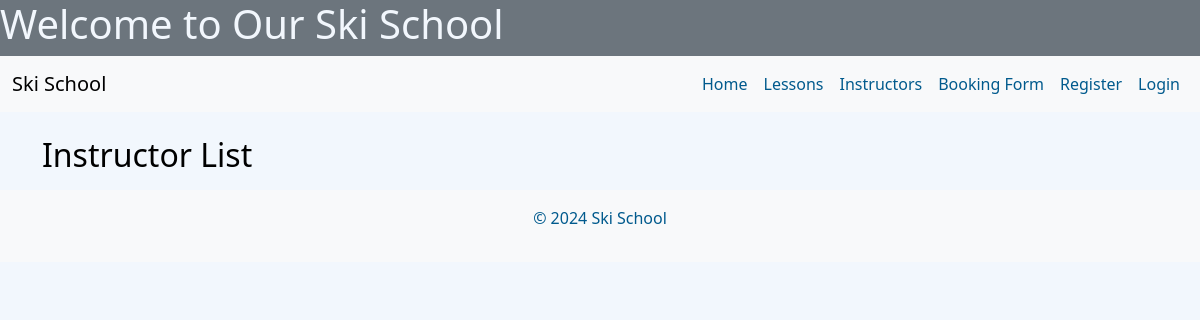
Before: /instructors/ with the older database file.
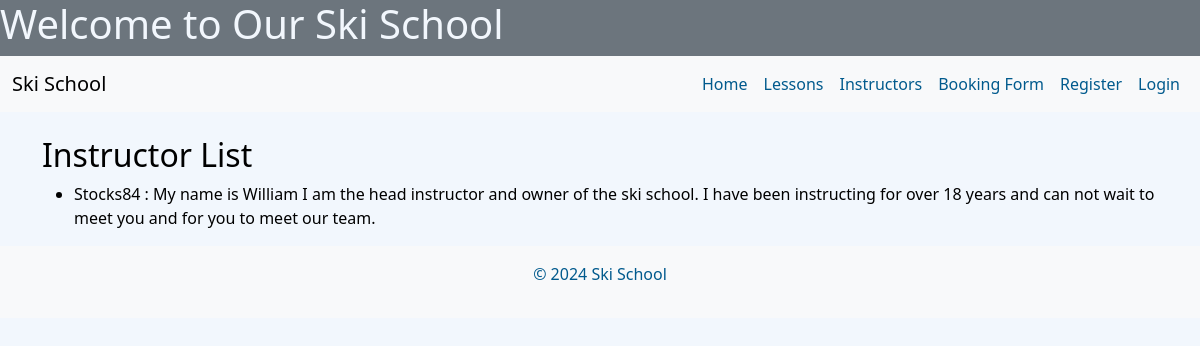
After: the same page with the newer database file.
### booking/models.py (models this page shows)
class Instructor(models.Model):
    user = models.OneToOneField(User, on_delete=models.CASCADE)
    bio = models.TextField(blank=True)
    def __str__(self):
        return self.user.username

### booking/views.py (the view)
# urls.py: path('instructors/', views.instructor_list, name='instructor_list'),
def instructor_list(request):
    instructors = Instructor.objects.all()  # Retrieve all instructors from the database
    return render(request, 'booking/instructor_list.html', {'instructors': instructors})

### booking/templates/booking/instructor_list.html (shortened to what this page needs)
{% extends 'booking/base.html' %}
{% block content %}
    <h2>Instructor List</h2>
    <ul>
        {% for instructor in instructors %}
            <li>{{ instructor }} : {{ instructor.bio }} </li>
        {% endfor %}
    </ul>
{% endblock %}

### booking/templates/booking/base.html (shortened to what this page needs)
{% load static %}
<!DOCTYPE html>
<html lang="en">
<head>
    <link href="https://cdn.jsdelivr.net/npm/bootstrap@5.3.3/dist/css/bootstrap.min.css" rel="stylesheet">
    <link rel="stylesheet" type="text/css" href="{% static 'css/styles.css' %}">
</head>
<body>
<header>
    <h1>Welcome to Our Ski School</h1>
    <nav class="navbar navbar-expand-lg navbar-light bg-light">
        <div class="container-fluid">
            <a class="navbar-brand" href="{% url 'home' %}">Ski School</a>
            <div class="collapse navbar-collapse" id="navbarNav">
                <ul class="navbar-nav ms-auto">
                    <li class="nav-item">
                        <a class="nav-link" href="{% url 'home' %}">Home</a>
                    </li>
                    <li class="nav-item">
                        <a class="nav-link" href="{% url 'lesson_list' %}">Lessons</a>
                    </li>
                    <li class="nav-item">
                        <a class="nav-link" href="{% url 'instructor_list' %}">Instructors</a>
                    </li>
                    <li class="nav-item">
                        <a class="nav-link" href="{% url 'book_lesson' %}">Booking Form</a>
                    </li>
                    {% if user.is_authenticated %}
                        <li class="nav-item">
                            <span class="nav-link">Logged in as {{ user.username }}</span>
                        </li>
                        <li class="nav-item">
                            <a class="nav-link" href="{% url 'logout' %}">Logout</a>
                        </li>
                    {% else %}
                        <li class="nav-item">
                            <a class="nav-link" href="{% url 'register' %}">Register</a>
                        </li>
                        <li class="nav-item">
                            <a class="nav-link" href="{% url 'user_login' %}">Login</a>
                        </li>
                    {% endif %}
                </ul>
            </div>
        </div>
    </nav>
</header>
<main class="container mt-4">
    {% block content %}{% endblock %}
</main>
<footer class="footer mt-auto py-3 bg-light text-center">
    <p>&copy; 2024 Ski School</p>
</footer>
</body>
</html>

### static/css/styles.css (style rules this page uses)
body { background-color: #f2f7fd; color: #000; }
body, html { height: 100%; margin: 0; padding: 0; }
header { background-color: #6c757d; color: #f2f7fd; }
.navbar-nav .nav-link { color: #005a8d; }
.footer { background-color: #6c757d; color: #005a8d; }
main { flex-grow: 1; }

Changed rows visible on the page:
added Instructor: user.username "Stocks84", bio "My name is William I am the head instructor and owner of the ski school. I have been instructing for over 18 years and can not wait to meet you and for you to meet our team."
